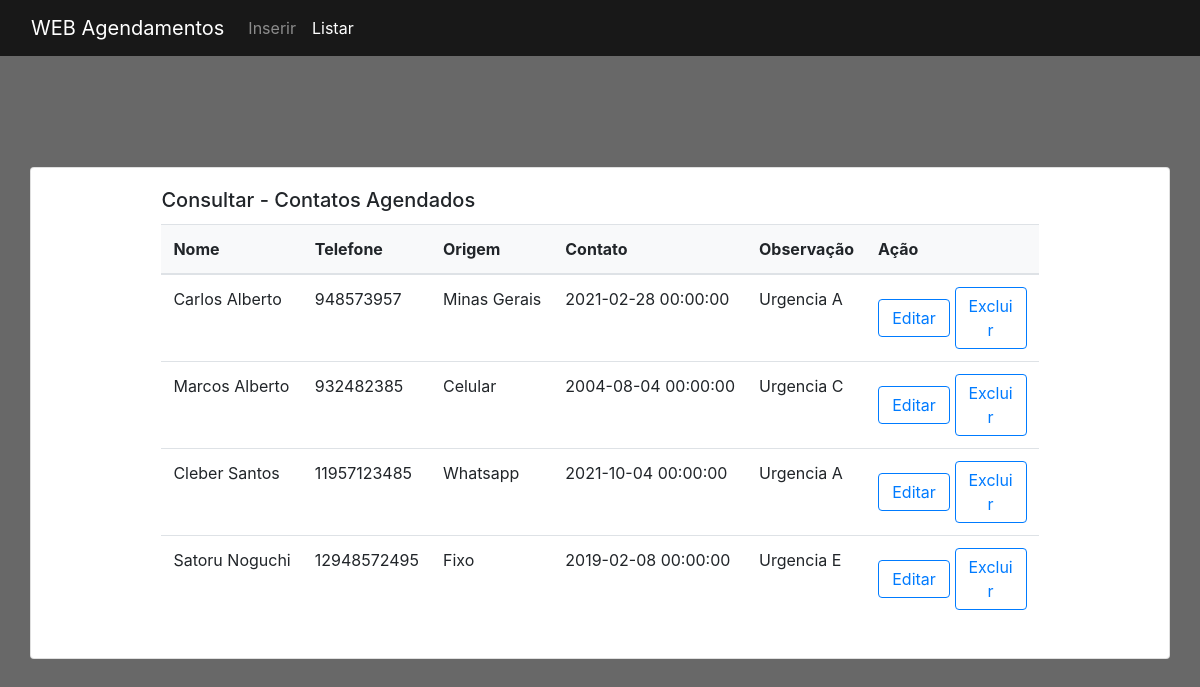
The app's page /listar.php with its own data.
### tables this page shows
CREATE TABLE `agendamentos` (
  `id` int(11) NOT NULL,
  `nome` varchar(50) DEFAULT NULL,
  `telefone` varchar(15) DEFAULT NULL,
  `origem` varchar(30) DEFAULT NULL,
  `data_contato` datetime DEFAULT NULL,
  `observacao` varchar(100) DEFAULT NULL
);

### controller/ControllerCadastro.php (called while the page is built, shortened)
<?php
$root = realpath($_SERVER["DOCUMENT_ROOT"]);
require_once("$root/html-bd-proj/model/cadastro.php");
class cadastroController{
    private $cadastro;
    public function __construct(){
        $this->cadastro = new Cadastro();
    }
    public function listar($id){
        return $result = $this->cadastro->listar($id);
    }
}

### model/banco.php (called while the page is built, shortened)
<?php
class Banco{
    protected $mysqli;
    private function conexao(){
        $this->mysqli = new mysqli(BD_SERVIDOR, BD_USUARIO, BD_SENHA, BD_BANCO);
    }
    public function getAgendamentos($id) {
        try {
            if(isset($id) && $id > 0){
                $stmt = $this->mysqli->query("select * from agendamentos WHERE id = '" . $id . "';");
            }else{
                $stmt = $this->mysqli->query("select * from agendamentos;");
            }
            $lista = $stmt->fetch_all(MYSQLI_ASSOC);
            $f_lista = array();
            $i = 0;
            foreach ($lista as $l) {
                $f_lista[$i]['id'] = $l['id'];
                $f_lista[$i]['nome'] = $l['nome'];
                $f_lista[$i]['telefone'] = $l['telefone'];
                $f_lista[$i]['origem'] = $l['origem'];
                $f_lista[$i]['data_contato'] = $l['data_contato'];
                $f_lista[$i]['observacao'] = $l['observacao'];
                $i++;
            }
            return $f_lista;
        } catch (Exception $e) {
            echo "Erro:" . $e;
        }
    }
}
?>

### model/cadastro.php (called while the page is built, shortened)
<?php
require_once("banco.php");
class Cadastro extends Banco {
    public function listar($id){
    	return $this->getAgendamentos($id);
    }
}
?>

### listar.php (the view, shortened to what this page needs)
<?php
require_once("controller/ControllerCadastro.php");
?>
<!DOCTYPE html>
<html>
<head>
	<link rel="stylesheet" href="bootstrap/css/bootstrap.css">
	<link rel="stylesheet" href="css/estilo.css">
</head>
<body>
		<nav class="navbar navbar-expand-lg navbar-dark" style="background-color: #181818;">
            <div class="container-fluid">
			<a class="navbar-brand" href="index.php">WEB Agendamentos</a>
              <div class="collapse navbar-collapse" id="navbarNavDropdown">
                <ul class="navbar-nav">
                  <li class="nav-item">
                    <a class="nav-link" href="inserir.php">Inserir</a>
                  </li>
                  <li class="nav-item">
                    <a class="nav-link active" aria-current="page" href="listar.php">Listar</a>
                  </li>
                </ul>
              </div>
            </div>
        </nav>
		<div class="container">
		<div class="row" style="padding-top: 10%">
			<div class="card mb-3 col-12" style="background-color: white">
				<div class="card-body" style="margin: auto;">
					<h5 class="card-title">Consultar - Contatos Agendados</h5>
					<table class="table table-responsive" style="width: auto;">
						<thead class="table-active bg-light">
							<tr>
								<th scope="col">Nome</th>
								<th scope="col">Telefone</th>
								<th scope="col">Origem</th>
								<th scope="col">Contato</th>
								<th scope="col">Observação</th>
								<th scope="col">Ação</th>
							</tr>
						</thead>
						<tbody id="TableData">
						<?php
							$controller = new cadastroController();
							$resultado = $controller->listar(0);
							for($i=0;$i<count($resultado);$i++){
						?>
								<tr>
									<td scope="col"><?php echo $resultado[$i]['nome']; ?></td>
									<td scope="col"><?php echo $resultado[$i]['telefone']; ?></td>
									<td scope="col"><?php echo $resultado[$i]['origem']; ?></td>
									<td scope="col"><?php echo $resultado[$i]['data_contato']; ?></td>
									<td scope="col"><?php echo $resultado[$i]['observacao']; ?></td>
									<td scope="col">
										<button type="button" class="btn btn-outline-primary" onclick="location.href='update.php?id=<?php echo $resultado[$i]['id']; ?>'" style="width: 72px;">Editar</button>
										<button type="button" class="btn btn-outline-primary" onclick="javascript:confirmDelete('excluir.php?id=<?php echo $resultado[$i]['id']; ?>')" style="width: 72px;">Excluir</button>
									</td>
								</tr>
						<?php
							}
						?>
						</tbody>
					</table>
				</div>
			</div>
		</div>
</body>
</html>

### css/estilo.css (style rules this page uses)
body { background-color: #686868; }

### records on screen
agendamentos: nome "Carlos Alberto", telefone "948573957", origem "Minas Gerais", data_contato "2021-02-28 00:00:00", observacao "Urgencia A"
agendamentos: nome "Marcos Alberto", telefone "932482385", origem "Celular", data_contato "2004-08-04 00:00:00", observacao "Urgencia C"
agendamentos: nome "Cleber Santos", telefone "11957123485", origem "Whatsapp", data_contato "2021-10-04 00:00:00", observacao "Urgencia A"
agendamentos: nome "Satoru Noguchi", telefone "12948572495", origem "Fixo", data_contato "2019-02-08 00:00:00", observacao "Urgencia E"
